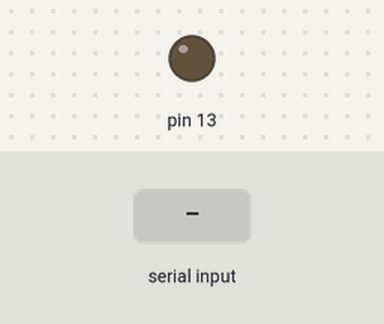
Recording of a sketch running on a simulated Arduino Uno, built with avr-gcc and run on an emulated ATmega328P. Shown: output pins drawn as LEDs (lit = HIGH). Inputs (shaded band) come from the test bench.

Above: at 1.2 s.
1.3 s: "b" received over Serial
At 2.3 s:
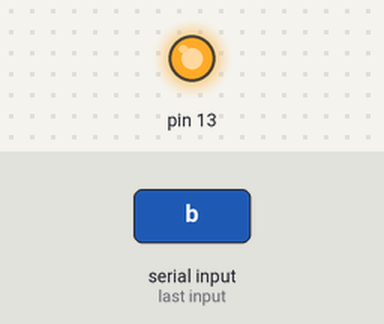
2.8 s: "a" received over Serial
At 3.4 s:
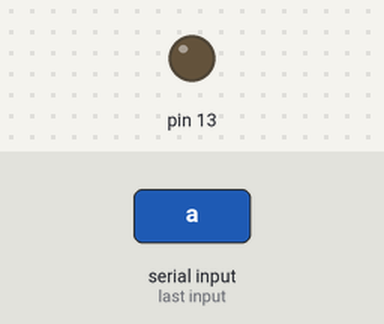
Timing chart, 0 to 5.8 s (numbered marks = the images above; inputs shaded):
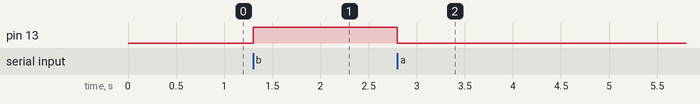

Measured:
- after the input at 1.3 s, pin 13: LOW → HIGH at once
- after the input at 2.8 s, pin 13: HIGH → LOW at once

The sketch:

sessor.ino
```cpp
#include <OneWire.h>
#include <DS18B20.h>

int temp=7; //温度传感器所接引脚号
DS18B20 ds(temp);

void setup() {
  pinMode(13,OUTPUT);  //测试LED
  Serial.begin(9600);//设置波特率
}

void loop()
{
    if(Serial.available() > 0) {
            char gain= Serial.read();
            if(gain=='a')
            {
              digitalWrite(13,LOW);
            }
            if(gain=='b')
            {
              digitalWrite(13,HIGH);
            }
            if(gain=='m')//获取LED引脚电平信号
            {
              boolean ledState=digitalRead(13);
              Serial.println(ledState);

            }
             if(gain=='t')//温度传感器
            {
                ds.doConversion();
                Serial.println(ds.getTempC());
            }


        }

}
```
